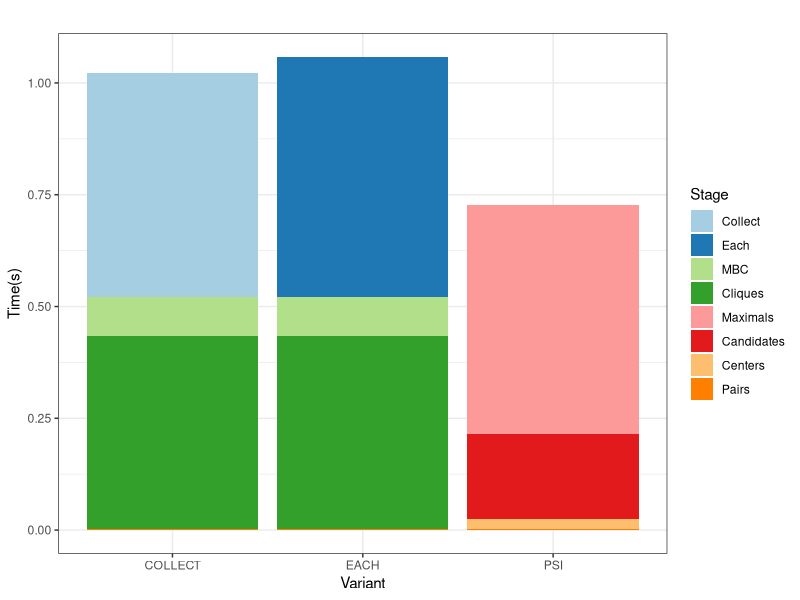
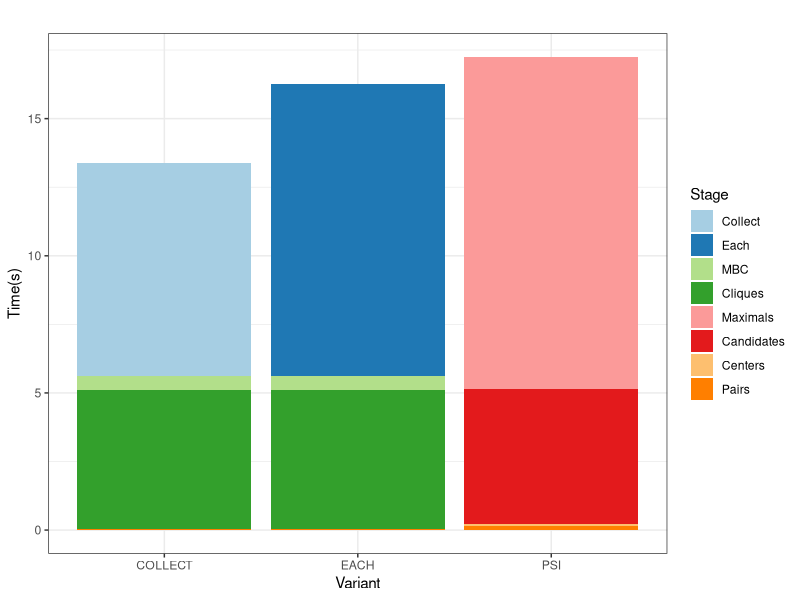
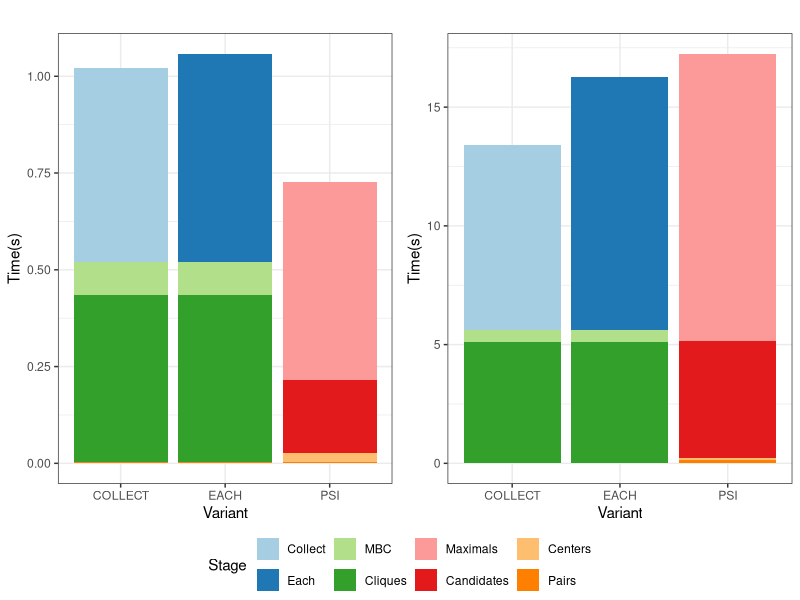
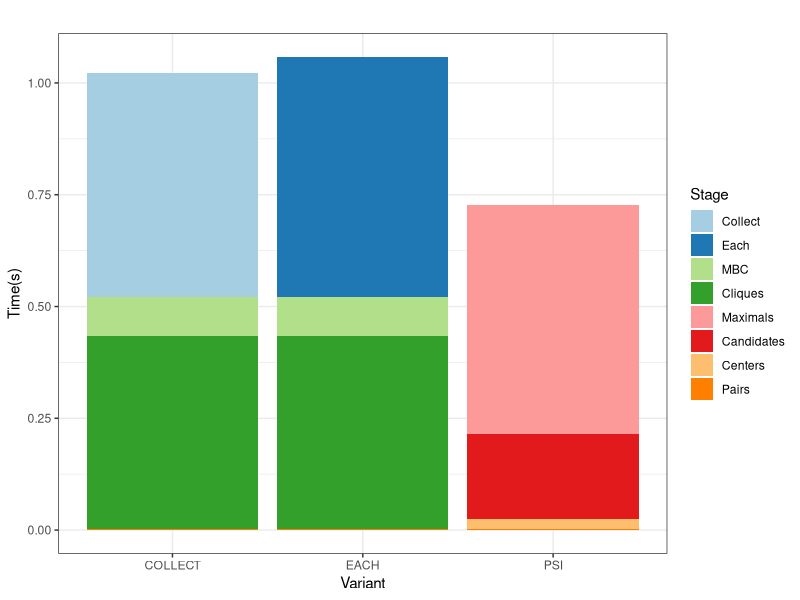
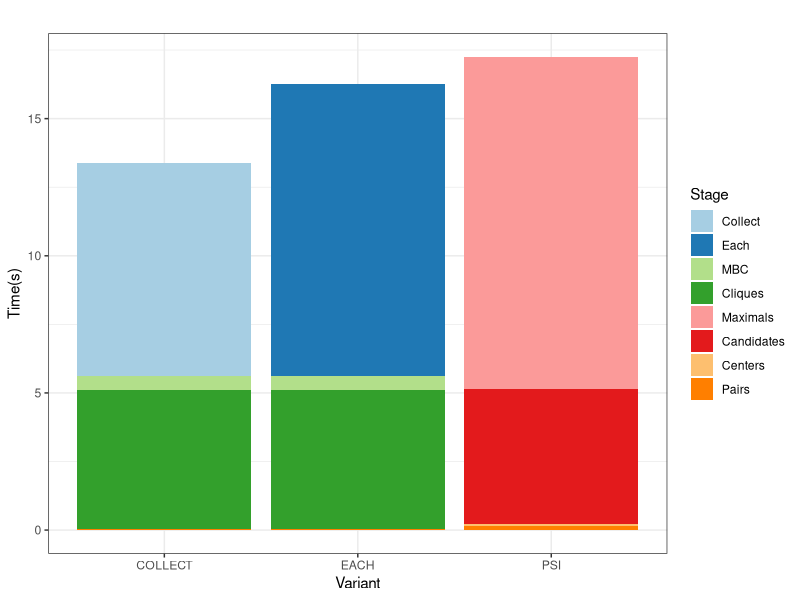
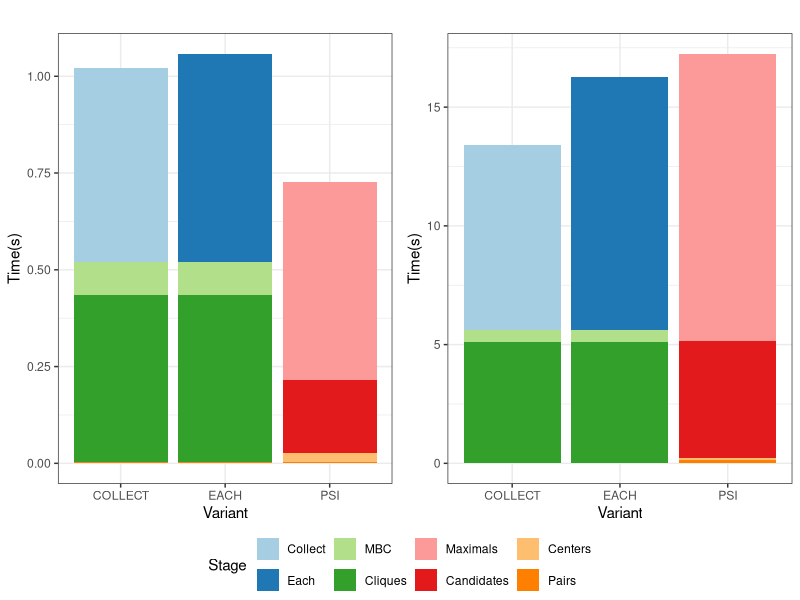

R code for these plots, in order:
library(tidyverse)
library(ggpubr)

W = 8
H = 6

data_500 <- read_tsv("data_500.tsv", col_names = c("variant", "stage", "epsilon", "time"))

labels = c("Collect","Each","MBC","Cliques","Maximals","Candidates","Centers","Pairs")
p = ggplot(data = data_500, aes(x = variant, y = time, fill = stage)) +
  geom_bar(stat="identity", position="stack") +
  labs(title="", x="Variant", y="Time(s)") +
  theme_bw() + 
  scale_fill_brewer(name = "Stage", palette = "Paired", labels = labels) 
plot(p)
ggsave(paste0("cmbc_500_psi.pdf"), width = W, height = H)

data_2K <- read_tsv("data_2K.tsv", col_names = c("variant", "stage", "epsilon", "time"))

labels = c("Collect","Each","MBC","Cliques","Maximals","Candidates","Centers","Pairs")
q = ggplot(data = data_2K, aes(x = variant, y = time, fill = stage)) +
  geom_bar(stat="identity", position="stack") +
  labs(title="", x="Variant", y="Time(s)") +
  theme_bw() + 
  scale_fill_brewer(name = "Stage", palette = "Paired", labels = labels) 
plot(q)
ggsave(paste0("cmbc_2K_psi.pdf"), width = W, height = H)

ggarrange(p, q, ncol=2, nrow=1, common.legend = TRUE, legend="bottom")
ggsave(paste0("cmbc2.pdf"), width = 10, height = H)
